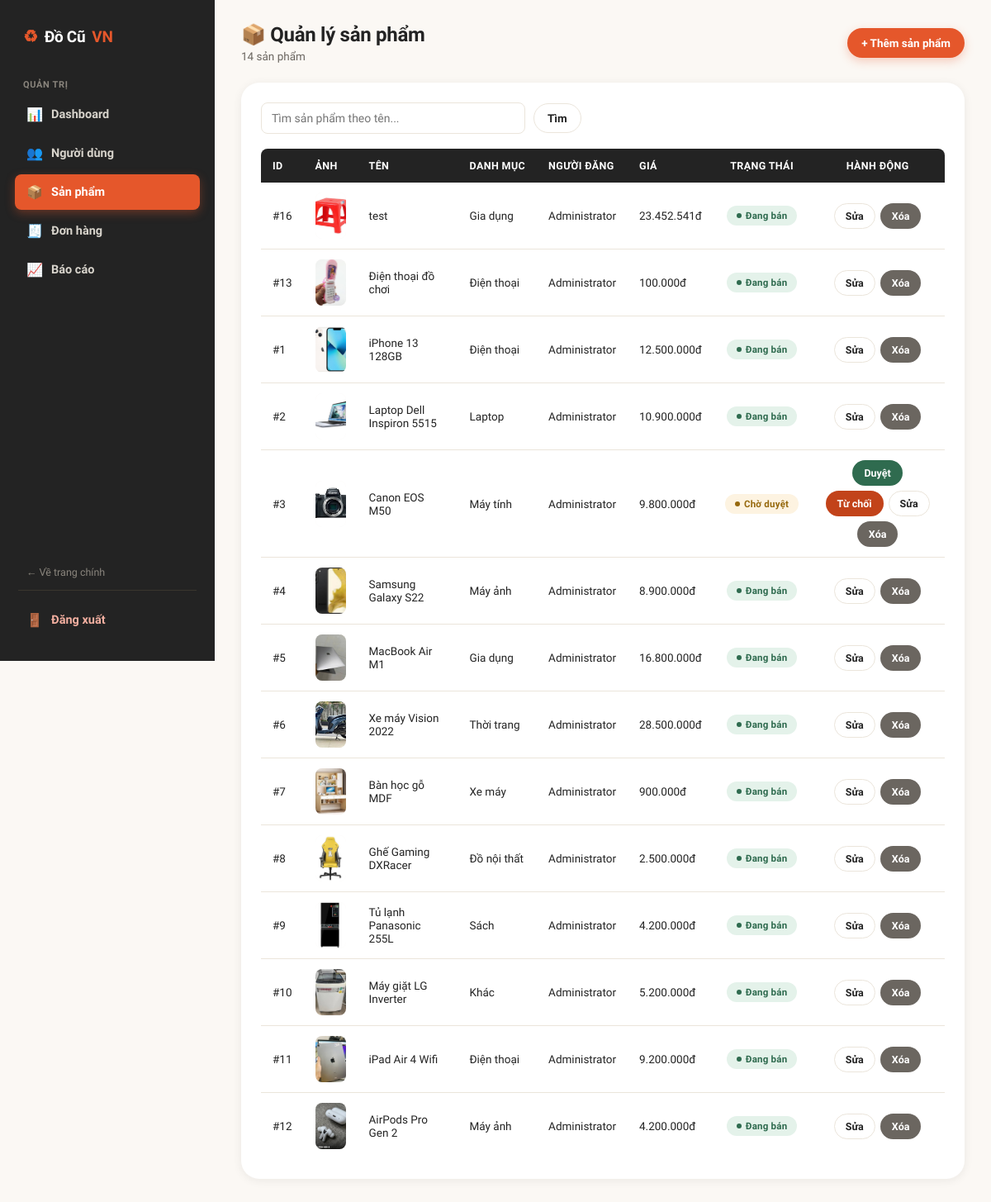
Before: /admin/products.php (signed in) with the older database file.
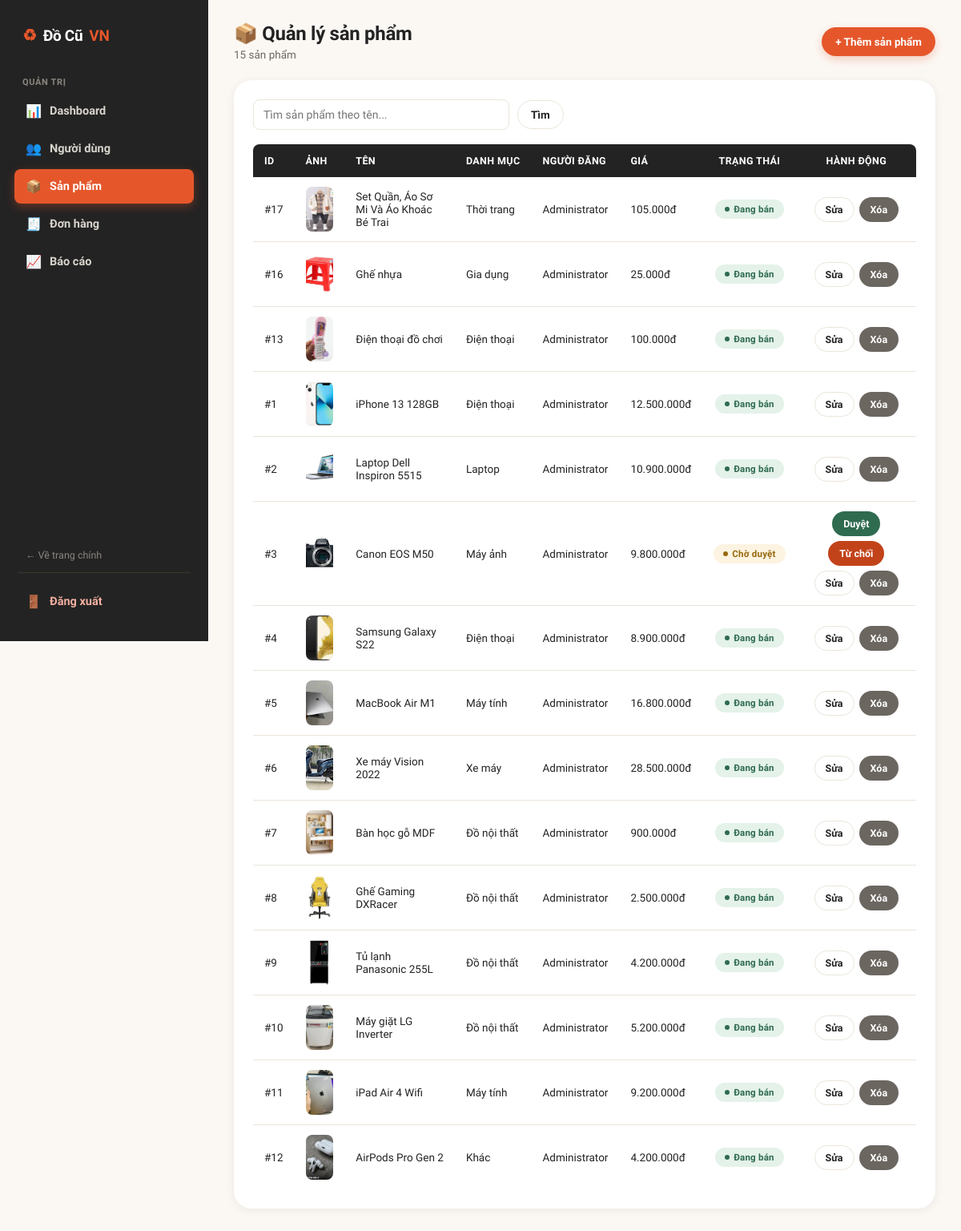
After: the same page with the newer database file.
### tables this page shows
CREATE TABLE `products` (
  `id` int(11) NOT NULL,
  `user_id` int(11) NOT NULL,
  `category_id` int(11) NOT NULL,
  `title` varchar(255) NOT NULL,
  `description` text DEFAULT NULL,
  `price` decimal(12,2) NOT NULL,
  `image` varchar(255) DEFAULT NULL,
  `condition_item` enum('new','like_new','good','fair') DEFAULT 'good',
  `location` varchar(255) DEFAULT NULL,
  `views` int(11) DEFAULT 0,
  `status` enum('active','pending','sold','hidden','rejected','deleted') DEFAULT 'pending',
  `created_at` timestamp NOT NULL DEFAULT current_timestamp(),
  `updated_at` timestamp NOT NULL DEFAULT current_timestamp() ON UPDATE current_timestamp()
);

CREATE TABLE `categories` (
  `id` int(11) NOT NULL,
  `name` varchar(100) NOT NULL,
  `description` text DEFAULT NULL,
  `icon` varchar(100) DEFAULT NULL,
  `status` tinyint(4) DEFAULT 1
);

CREATE TABLE `users` (
  `id` int(11) NOT NULL,
  `fullname` varchar(100) NOT NULL,
  `username` varchar(50) NOT NULL,
  `email` varchar(100) NOT NULL,
  `password` varchar(255) NOT NULL,
  `phone` varchar(20) DEFAULT NULL,
  `avatar` varchar(255) DEFAULT 'uploads/avatar/default.png',
  `address` varchar(255) DEFAULT NULL,
  `gender` enum('Nam','Nữ','Khác') DEFAULT NULL,
  `dob` date DEFAULT NULL,
  `role` enum('admin','user') NOT NULL DEFAULT 'user',
  `status` enum('active','blocked') NOT NULL DEFAULT 'active',
  `created_at` timestamp NOT NULL DEFAULT current_timestamp(),
  `updated_at` timestamp NOT NULL DEFAULT current_timestamp() ON UPDATE current_timestamp()
);

### admin/inc/auth.php (called while the page is built, shortened)
<?php
if (!function_exists("e")) {
    function e($value): string
    {
        return htmlspecialchars((string)($value ?? ""), ENT_QUOTES, "UTF-8");
    }
}
if (!function_exists("money")) {
    function money($amount): string
    {
        return number_format((float)$amount, 0, ",", ".") . "đ";
    }
}
if (!function_exists("statusBadge")) {
    function statusBadge(?string $status): array
    {
        $map = [
            "active"    => ["Đang bán",     "badge-success"],
            "pending"   => ["Chờ duyệt",    "badge-warning"],
            "sold"      => ["Đã bán",       "badge-info"],
            "hidden"    => ["Đã ẩn",        "badge-neutral"],
            "rejected"  => ["Từ chối",      "badge-danger"],
            "deleted"   => ["Đã xóa",       "badge-danger"],
            "accepted"  => ["Đã nhận",      "badge-info"],
            "completed" => ["Hoàn thành",   "badge-success"],
            "cancelled" => ["Đã hủy",       "badge-danger"],
            "blocked"   => ["Đã khóa",      "badge-danger"],
        ];
        $status = trim((string)$status);
        return $map[$status];
    }
}

### admin/products.php (the view, shortened to what this page needs)
<?php
require_once "inc/auth.php";
$keyword = trim($_GET["keyword"] ?? "");
if ($keyword !== "") {
    $stmt = $conn->prepare("
        SELECT
            p.*,
            c.name AS category_name,
            u.fullname AS seller_name
        FROM products p
        LEFT JOIN categories c ON p.category_id = c.id
        LEFT JOIN users u ON p.user_id = u.id
        WHERE p.title LIKE ?
        ORDER BY p.created_at DESC
    ");
    $like = "%" . $keyword . "%";
    $stmt->bind_param("s", $like);
    $stmt->execute();
    $result = $stmt->get_result();
} else {
    $result = $conn->query("
        SELECT
            p.*,
            c.name AS category_name,
            u.fullname AS seller_name
        FROM products p
        LEFT JOIN categories c ON p.category_id = c.id
        LEFT JOIN users u ON p.user_id = u.id
        ORDER BY p.created_at DESC
    ");
}
?>
<!DOCTYPE html>
<html lang="vi">
<head>
<link rel="stylesheet" href="../assets/css/admin.css">
</head>
<body>
<div class="admin-wrapper">
    <?php include "sidebar.php"; ?>
    <main class="admin-main">
        <div class="admin-topbar">
            <div>
                <h1>📦 Quản lý sản phẩm</h1>
                <div class="subtitle"><?= $result->num_rows ?> sản phẩm<?= $keyword !== "" ? " khớp với \"" . e($keyword) . "\"" : "" ?></div>
            </div>
            <a href="../add-product.html" class="btn btn-primary">+ Thêm sản phẩm</a>
        </div>
        <div class="panel">
            <form method="GET" class="filter-bar">
                <input type="text" name="keyword" placeholder="Tìm sản phẩm theo tên..." value="<?= e($keyword) ?>">
                <button class="btn btn-outline">Tìm</button>
            </form>
            <div class="table-scroll">
                <table class="admin-table">
                    <thead>
                    <tr>
                        <th>ID</th>
                        <th>Ảnh</th>
                        <th>Tên</th>
                        <th>Danh mục</th>
                        <th>Người đăng</th>
                        <th>Giá</th>
                        <th class="center">Trạng thái</th>
                        <th class="center">Hành động</th>
                    </tr>
                    </thead>
                    <tbody>
                    <?php if ($result->num_rows === 0): ?>
                        <tr class="empty-row"><td colspan="8">Không có sản phẩm nào.</td></tr>
                    <?php else: while ($p = $result->fetch_assoc()):
                        [$label, $cls] = statusBadge($p["status"]);
                    ?>
                        <tr>
                            <td>#<?= (int)$p["id"] ?></td>
                            <td><img class="thumb" src="../<?= e($p["image"]) ?>" alt="<?= e($p["title"]) ?>"></td>
                            <td><?= e($p["title"]) ?></td>
                            <td><?= $p["category_name"] !== null ? e($p["category_name"]) : "<em>—</em>" ?></td>
                            <td><?= $p["seller_name"] !== null ? e($p["seller_name"]) : "<em>(tài khoản đã xóa)</em>" ?></td>
                            <td><?= money($p["price"]) ?></td>
                            <td class="center"><span class="badge <?= $cls ?>"><?= e($label) ?></span></td>
                            <td class="center">
                                <div class="action-group">
                                <?php if ($p["status"] === "pending"): ?>
                                    <a class="btn btn-sm btn-success"
                                       href="../api/admin/approve.php?id=<?= (int)$p["id"] ?>">
                                        Duyệt
                                    </a>
                                    <a class="btn btn-sm btn-danger"
                                       href="../api/admin/reject.php?id=<?= (int)$p["id"] ?>"
                                       onclick="return confirmAction('Từ chối sản phẩm này?')">
                                        Từ chối
                                    </a>
                                <?php endif; ?>
                                    <a class="btn btn-sm btn-outline" href="edit-product.php?id=<?= (int)$p["id"] ?>">
                                        Sửa
                                    </a>
                                    <a class="btn btn-sm btn-neutral"
                                       onclick="return confirmAction('Xóa sản phẩm này? Hành động không thể hoàn tác.')"
                                       href="../api/admin/delete-product.php?id=<?= (int)$p["id"] ?>">
                                        Xóa
                                    </a>
                                </div>
                            </td>
                        </tr>
                    <?php endwhile; endif; ?>
                    </tbody>
                </table>
            </div>
        </div>
    </main>
</div>
</body>
</html>

### admin/sidebar.php (shortened to what this page needs)
<?php
$current = basename($_SERVER["PHP_SELF"]);
function navActive($file, $current)
{
    return $file === $current ? "active" : "";
}
?>
<aside class="sidebar" id="admin-sidebar">
    <div class="sidebar-logo">Đồ Cũ<span>VN</span></div>
    <div class="sidebar-section-label">Quản trị</div>
    <a href="dashboard.php" class="admin-link <?= navActive("dashboard.php", $current) ?>">
        <span class="icon">📊</span> Dashboard
    </a>
    <a href="users.php" class="admin-link <?= navActive("users.php", $current) ?>">
        <span class="icon">👥</span> Người dùng
    </a>
    <a href="products.php" class="admin-link <?= navActive("products.php", $current) ?>">
        <span class="icon">📦</span> Sản phẩm
    </a>
    <a href="orders.php" class="admin-link <?= navActive("orders.php", $current) ?>">
        <span class="icon">🧾</span> Đơn hàng
    </a>
    <a href="reports.php" class="admin-link <?= navActive("reports.php", $current) ?>">
        <span class="icon">📈</span> Báo cáo
    </a>
    <div class="sidebar-spacer"></div>
    <a href="../index.html" class="sidebar-backsite">← Về trang chính</a>
    <hr>
    <a href="../pages/logout.php" class="admin-link logout">
        <span class="icon">🚪</span> Đăng xuất
    </a>
</aside>

Changed rows visible on the page:
added products: id "17", image (picture), title "Set Quần, Áo Sơ Mi Và Áo Khoác Bé Trai", category.name "Thời trang", user.fullname "Administrator", price "105.000đ", label "Đang bán"
changed products "Gia dụng": title "test" → "Ghế nhựa"; price "23.452.541đ" → "25.000đ"
changed products "Canon EOS M50": category.name "Máy tính" → "Máy ảnh"
changed products "Samsung Galaxy S22": category.name "Máy ảnh" → "Điện thoại"
changed products "MacBook Air M1": category.name "Gia dụng" → "Máy tính"
changed products id 6: category.name "Thời trang" → "Xe máy"
changed products "Bàn học gỗ MDF": category.name "Xe máy" → "Đồ nội thất"
changed products "Tủ lạnh Panasonic 255L": category.name "Sách" → "Đồ nội thất"
changed products "Máy giặt LG Inverter": category.name "Khác" → "Đồ nội thất"
changed products "iPad Air 4 Wifi": category.name "Điện thoại" → "Máy tính"
changed products "AirPods Pro Gen 2": category.name "Máy ảnh" → "Khác"
Other visible differences:
$result->num_rows: "14" → "15"
